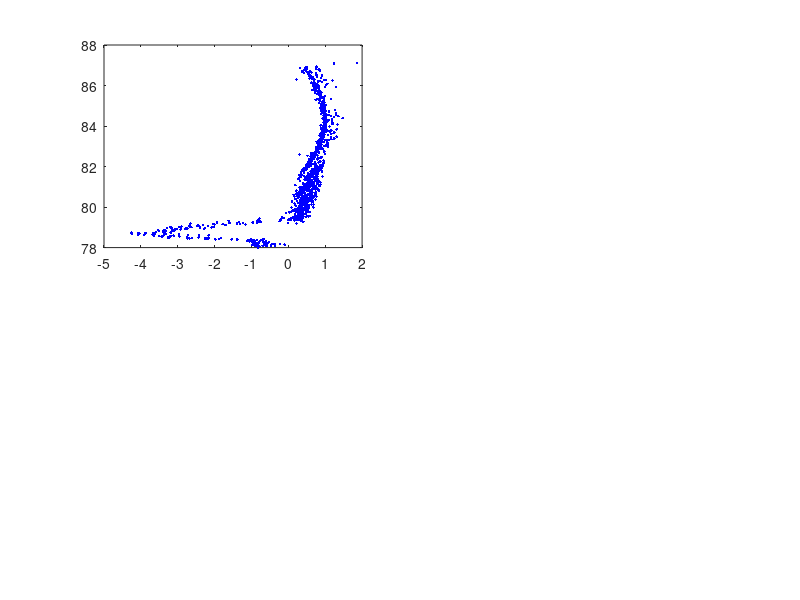

Write MATLAB code to recreate this figure. (Note: this script raises an error after producing the figure.)
clc
clear all
close all

%%

load('sat1_6.3kms.mat')
load('sat2_6.7kms.mat')
load('sat3_7.1kms.mat')
load('sat4_7.5kms.mat')

allSat_fragm{1}=sat1;
allSat_fragm{2}=sat2;
allSat_fragm{3}=sat3;
allSat_fragm{4}=sat4;

altitude=1:100;

for ii=1:4    
    subplot(2,2,ii)
    plot(allSat_fragm{ii}(:,3),allSat_fragm{ii}(:,2),'.b')
    hold on
    plot(Gauss_HeatCoef(altitude,6.3,5,"iron"),altitude,'Linewidth',1.2)
    
    ylim([0 100])
    xlim([-10 10])
    xlabel('Magnitude') 
    ylabel('Altitude [km]')
    set(gca, 'XDir','reverse')
    grid on
    title(['Frafgment ' num2str(ii)])
end

